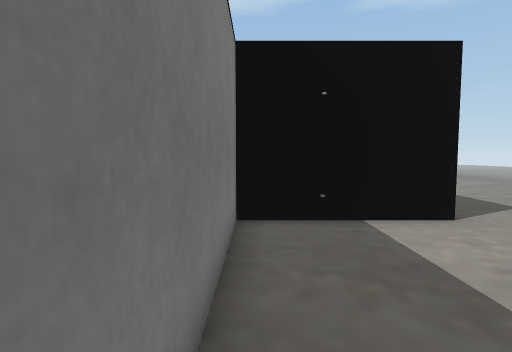
[1] (above)

24 first-person views from a walk through a Unity game level. The camera is 1.5 m above the floor, tilts 4° down and sees 80° across. Doors are open. The floor is counted in squares, 1 m on a side. Each view is taken from the middle of a square. On the plan, view 1 faces up. The plan holds only what a view shows up to about 15 squares ahead; the rest is blank. The place goes on beyond the plan. The player character is not drawn. Some surface patterns are stand-ins.

[2]
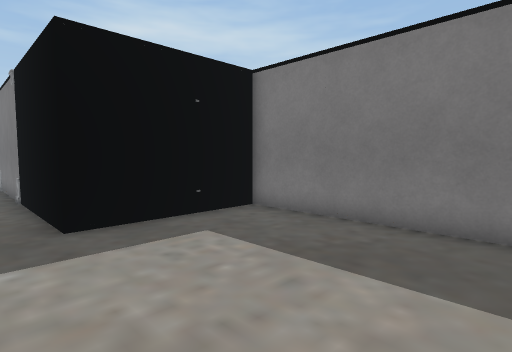

[3]
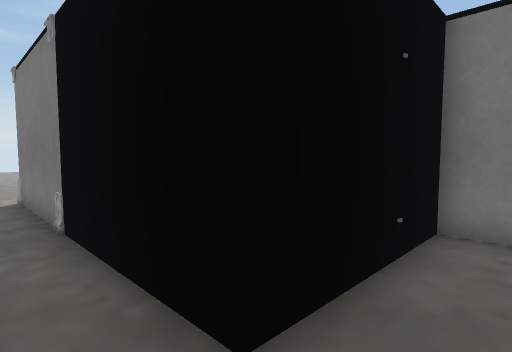

[4]
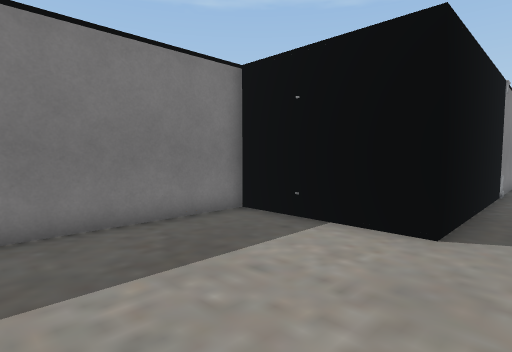

[5]
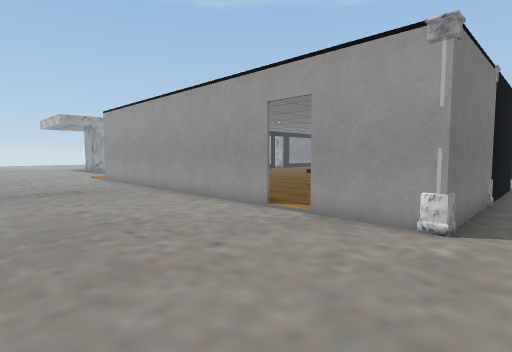

[6]
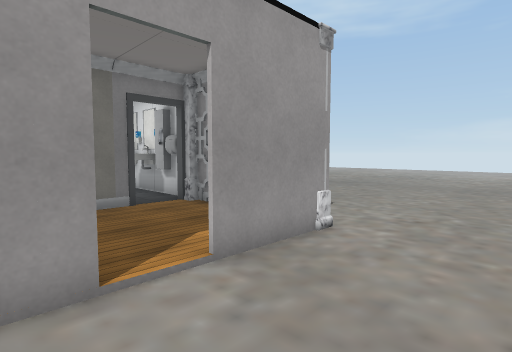

[7]
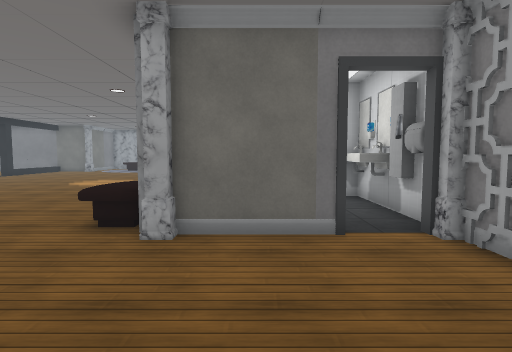

[8]
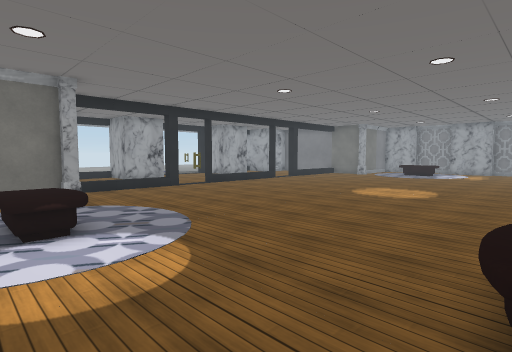

[9]
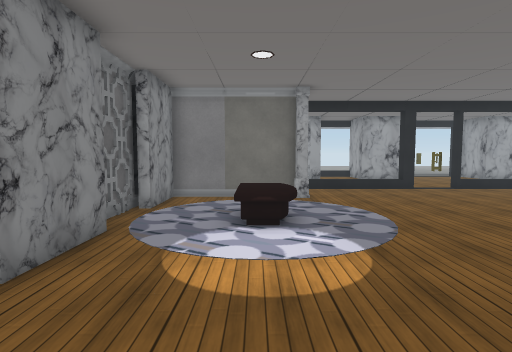

[10]
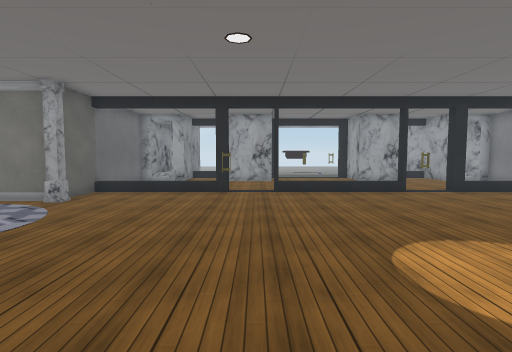

[11]
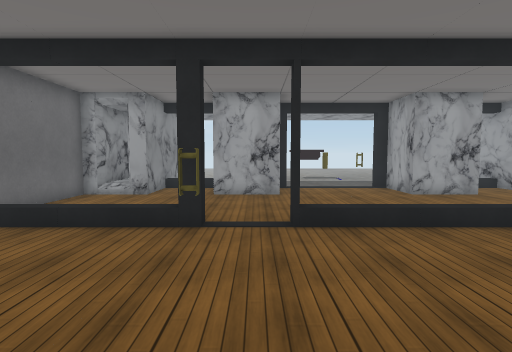

[12]
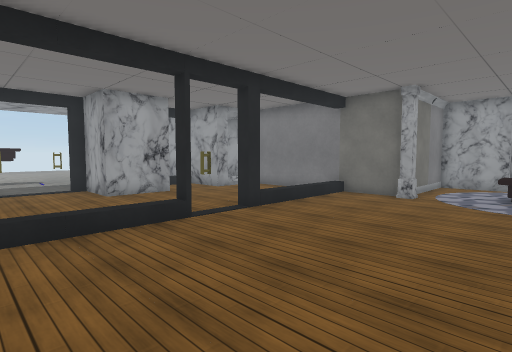

[13]
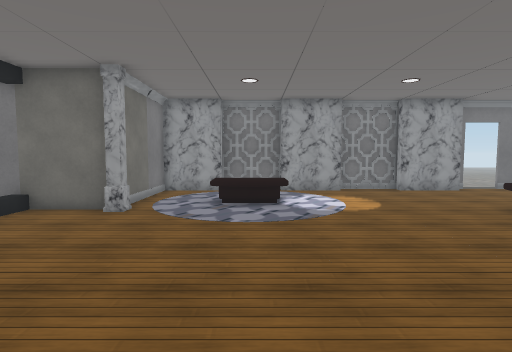

[14]
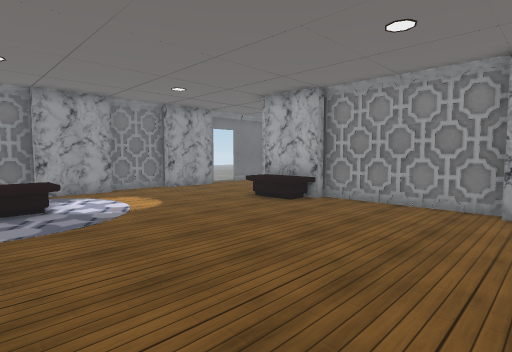

[15]
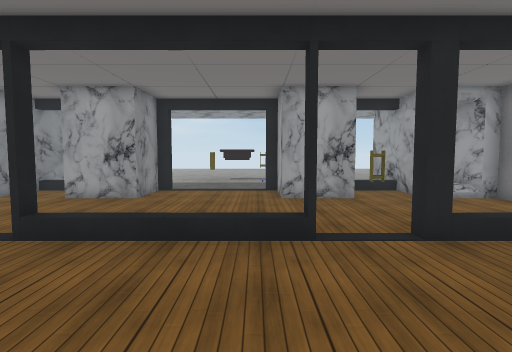

[16]
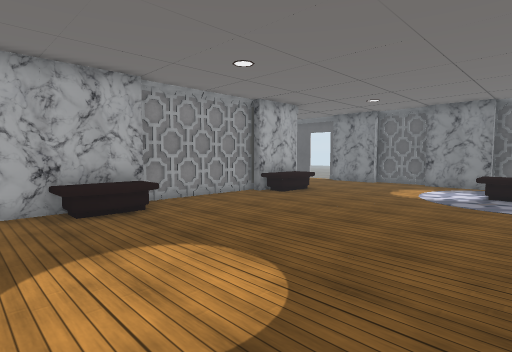

[17]
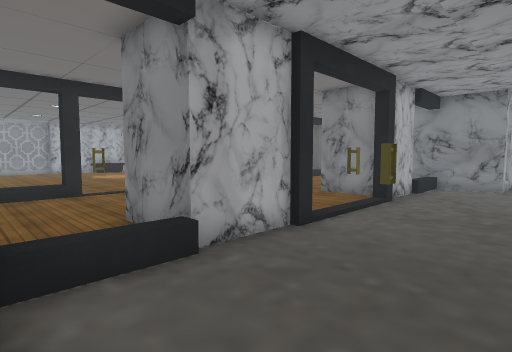

[18]
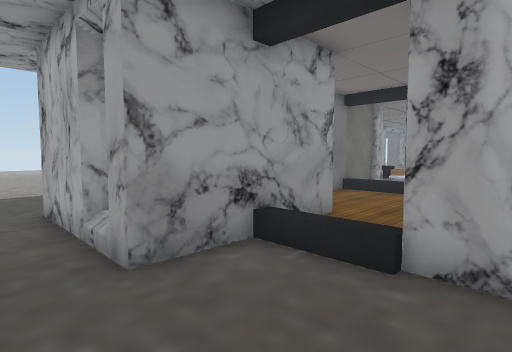

[19]
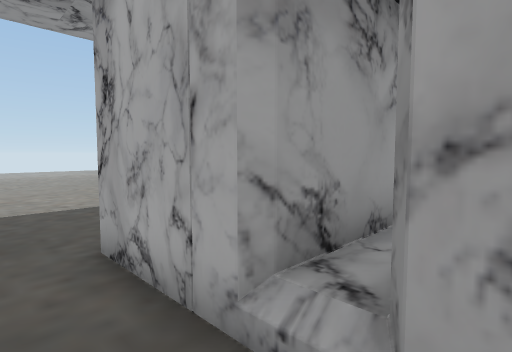

[20]
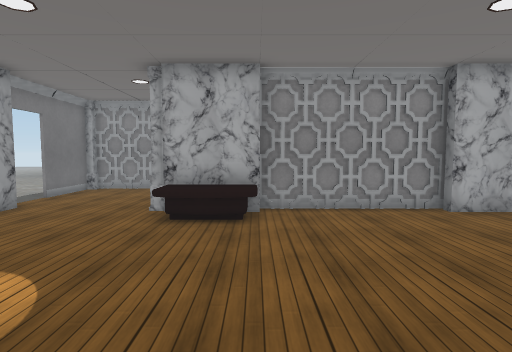

[21]
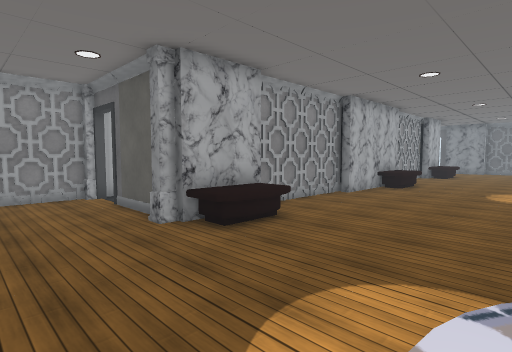

[22]
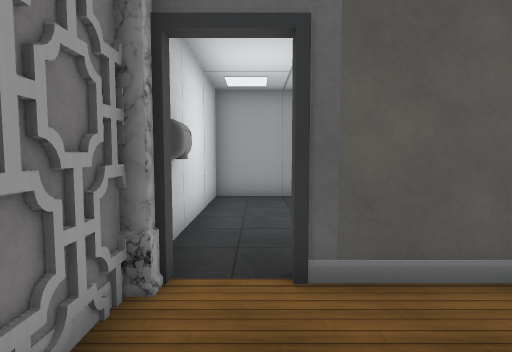

[23]
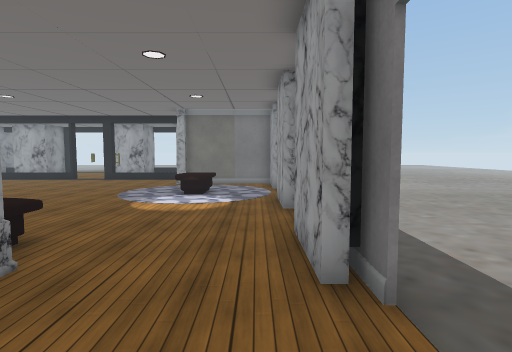

[24]
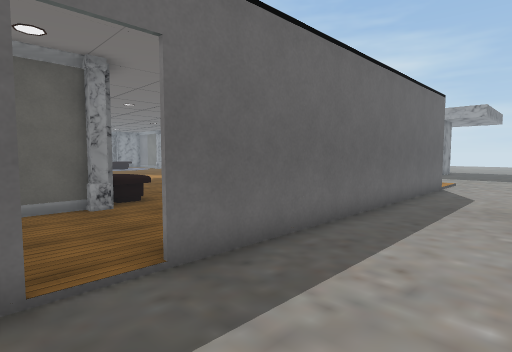

### Floor plan
Key: @ floor where view 1 was taken; # wall or solid block; x gap in a wall; . floor; / step, stairs or slope; D open door; B bench; M mirror; S sink; R dryer; O other object.
Columns run from 27 left of view 1 to 6 right of it. Each row starts with its distance up from view 1.
 23  ...               ........  .
 22  ...          ..............   .
 21  ...       .....................
 20  ...       ....................
 19  ..         ..##############.###
 18 ...           #..  ............#
 17 ..O           #.    ...........#
 16 ..O           #. BBB ..........#.
 15 ..O           #. BBB ..........#.
 14 ..OO###########.    .....B## #DD.
 13 ..O ###..................B#  ..R#
 12 ..OO###..................B#  ...#
 11 ....O.....................#  ...#
 10  ...O.....................#  D..#
  9 ....OOO...#.#.............#  D..#.
  8 ....O O...................## D..#.
  7 ....OOO...................##DD###.
  6 ..#./..... ...............#.......
  5 ..../..... ...............#.......
  4  ...#..... ..............B#.......
  3  .../..... ..............B#.......
  2  ...OOO..................B#.......
  1  ...O O...................#.......
  0  ...O O.....x.............#@......
 -1  ...O..... ...............##DD#M.
 -2  ...O..... ...............#    S..
 -3  .#####... ..............B##  .M..
 -4   # ###... ..............B#   .#..
 -5     ### ..  .....   .....B#   .R..
 -6        ########. BBB......####DD.
 -7               #. BBB...........#.
 -8               #.    ...........#.
 -9               #..  .....  .....#.
-10               ####.#### ###....#..
-11                  ###..###.##.###..
-12                  .................
-13                 ..................
-14                ...................
-15                ..................
-16                   ..............
-17                            ..... .

Positions as (right, up) in squares from view 1, and headings:
1: (0, 0), facing up
2: (6, 6), facing down-left
3: (6, 1), facing down-left
4: (6, 1), facing up-left
5: (6, -17), facing up-left
6: (-1, -14), facing up-right
7: (1, -11), facing up
8: (-2, -8), facing up-left
9: (-2, -7), facing left
10: (-3, 1), facing left
11: (-9, 1), facing left
12: (-9, 3), facing up-left
13: (-9, 6), facing up
14: (-10, 6), facing up-right
15: (-10, 6), facing left
16: (-10, 6), facing down-right
17: (-27, 12), facing down-right
18: (-27, 8), facing up-right
19: (-27, 12), facing up-right
20: (-9, 12), facing right
21: (-7, 18), facing down-right
22: (3, 18), facing down
23: (3, 18), facing left
24: (2, 23), facing down-left
